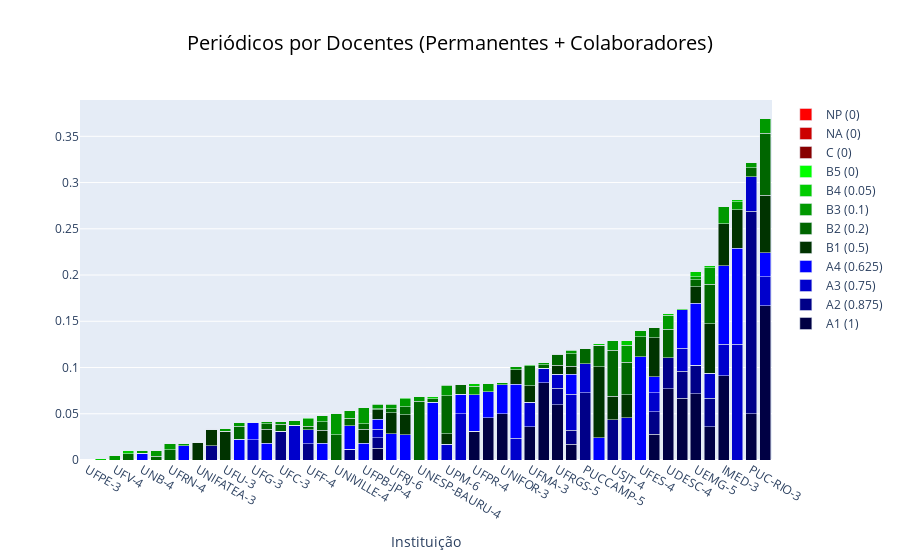

The code cell stored with this chart in its notebook:
### Code cell
sorted_q = sort_data(periodicos_docente, list_programas)

data = list()
for i in range(0, len(TIPO_QUALIS)):
    data.append(go.Bar(x=[p_quali['code'] for p_quali in sorted_q],
                       y=[p_quali[TIPO_QUALIS[i]] for p_quali in sorted_q],
                       marker_color=COLOR_QUALIS[TIPO_QUALIS[i]],
                       name=f'{TIPO_QUALIS[i]} ({PESO_QUALIS[TIPO_QUALIS[i]]})'))

title = {
    'text': 'Periódicos por Docentes (Permanentes + Colaboradores)',
    'x': 0.5,
    'xanchor': 'center',
    'font': {
        'color': '#000000',
        'size': 20
    }
}
layout = go.Layout(title=title, 
                   xaxis={'title': 'Instituição'},
                   barmode='stack')

fig = go.Figure(data=data, layout=layout)
py.iplot(fig)

### Figure 1 — Plotly figure (JSON) as saved in the notebook; plotly's stock layout.template omitted (floating-point values rounded to 4 significant figures)
{"data": [{"marker": {"color": "#000044"}, "name": "A1 (1)", "type": "bar", "x": ["UFPE-3", "UFPE-4", "UFV-4", "UNB-3", "UNB-4", "UFRGS-4", "UFRN-4", "UERJ-4", "UNIFATEA-3", "UFAL-3", "UFU-3", "UFPA-4", "UFG-3", "UEL-4", "UFC-3", " FIAMFAAM-3", "UFF-4", "UFBA-4", "UNIVILLE-4", "USP/SC-4", "UFPB-JP-4", "USP-4", "UFRJ-6", "UFPEL-4", "UNESP-BAURU-4", "UFMG-6", "UPM-6", "UFRJ-4", "UFPR-4", "UFJF-4", "UNIFOR-3", "UFCG-3", "UFMA-3", "UNICAMP-5", "UFRGS-5", "UFRJ-5", "PUCCAMP-5", "UNISINOS-5", "USJT-4", "UFSC-5", "UFES-4", "PUC-RIO-5", "UDESC-4", "UNESP-BAURU-6", "UEMG-5", "UNIRITTER-4", "IMED-3", "UAM-5", "PUC-RIO-3", "UNISINOS-4"], "y": [0, 0, 0, 0, 0, 0, 0, 0, 0, 0, 0, 0, 0, 0, 0, 0, 0, 0, 0, 0, 0, 0.01271, 0, 0, 0, 0, 0, 0, 0.03125, 0.04545, 0.05, 0, 0.03571, 0.08333, 0.06, 0.01724, 0, 0, 0, 0, 0, 0.02778, 0.07692, 0.06667, 0.07143, 0.03571, 0.09091, 0, 0.05, 0.1667]}, {"marker": {"color": "#000088"}, "name": "A2 (0.875)", "type": "bar", "x": ["UFPE-3", "UFPE-4", "UFV-4", "UNB-3", "UNB-4", "UFRGS-4", "UFRN-4", "UERJ-4", "UNIFATEA-3", "UFAL-3", "UFU-3", "UFPA-4", "UFG-3", "UEL-4", "UFC-3", " FIAMFAAM-3", "UFF-4", "UFBA-4", "UNIVILLE-4", "USP/SC-4", "UFPB-JP-4", "USP-4", "UFRJ-6", "UFPEL-4", "UNESP-BAURU-4", "UFMG-6", "UPM-6", "UFRJ-4", "UFPR-4", "UFJF-4", "UNIFOR-3", "UFCG-3", "UFMA-3", "UNICAMP-5", "UFRGS-5", "UFRJ-5", "PUCCAMP-5", "UNISINOS-5", "USJT-4", "UFSC-5", "UFES-4", "PUC-RIO-5", "UDESC-4", "UNESP-BAURU-6", "UEMG-5", "UNIRITTER-4", "IMED-3", "UAM-5", "PUC-RIO-3", "UNISINOS-4"], "y": [0, 0, 0, 0, 0, 0, 0, 0, 0, 0.01562, 0, 0, 0, 0, 0.03125, 0, 0.0175, 0, 0, 0.01182, 0, 0.01112, 0, 0, 0, 0, 0, 0, 0, 0, 0, 0, 0, 0, 0.0175, 0.01509, 0.07292, 0, 0.04375, 0, 0, 0.02431, 0.03365, 0.02917, 0.03125, 0.03125, 0, 0, 0.2188, 0]}, {"marker": {"color": "#0000CC"}, "name": "A3 (0.75)", "type": "bar", "x": ["UFPE-3", "UFPE-4", "UFV-4", "UNB-3", "UNB-4", "UFRGS-4", "UFRN-4", "UERJ-4", "UNIFATEA-3", "UFAL-3", "UFU-3", "UFPA-4", "UFG-3", "UEL-4", "UFC-3", " FIAMFAAM-3", "UFF-4", "UFBA-4", "UNIVILLE-4", "USP/SC-4", "UFPB-JP-4", "USP-4", "UFRJ-6", "UFPEL-4", "UNESP-BAURU-4", "UFMG-6", "UPM-6", "UFRJ-4", "UFPR-4", "UFJF-4", "UNIFOR-3", "UFCG-3", "UFMA-3", "UNICAMP-5", "UFRGS-5", "UFRJ-5", "PUCCAMP-5", "UNISINOS-5", "USJT-4", "UFSC-5", "UFES-4", "PUC-RIO-5", "UDESC-4", "UNESP-BAURU-6", "UEMG-5", "UNIRITTER-4", "IMED-3", "UAM-5", "PUC-RIO-3", "UNISINOS-4"], "y": [0, 0, 0, 0, 0, 0, 0, 0, 0, 0, 0, 0, 0.02206, 0, 0, 0.0375, 0.015, 0, 0, 0, 0, 0.009534, 0, 0, 0, 0, 0.01705, 0.05, 0, 0, 0, 0.02344, 0.02679, 0.01562, 0.015, 0.03879, 0.03125, 0, 0, 0.04551, 0, 0.02083, 0, 0.025, 0, 0.02679, 0.03409, 0.125, 0.0375, 0.03125]}, {"marker": {"color": "#0000FF"}, "name": "A4 (0.625)", "type": "bar", "x": ["UFPE-3", "UFPE-4", "UFV-4", "UNB-3", "UNB-4", "UFRGS-4", "UFRN-4", "UERJ-4", "UNIFATEA-3", "UFAL-3", "UFU-3", "UFPA-4", "UFG-3", "UEL-4", "UFC-3", " FIAMFAAM-3", "UFF-4", "UFBA-4", "UNIVILLE-4", "USP/SC-4", "UFPB-JP-4", "USP-4", "UFRJ-6", "UFPEL-4", "UNESP-BAURU-4", "UFMG-6", "UPM-6", "UFRJ-4", "UFPR-4", "UFJF-4", "UNIFOR-3", "UFCG-3", "UFMA-3", "UNICAMP-5", "UFRGS-5", "UFRJ-5", "PUCCAMP-5", "UNISINOS-5", "USJT-4", "UFSC-5", "UFES-4", "PUC-RIO-5", "UDESC-4", "UNESP-BAURU-6", "UEMG-5", "UNIRITTER-4", "IMED-3", "UAM-5", "PUC-RIO-3", "UNISINOS-4"], "y": [0, 0, 0, 0, 0.00744, 0, 0, 0.01562, 0, 0, 0, 0.02232, 0.01838, 0.01838, 0, 0, 0, 0.01786, 0, 0.02534, 0.01838, 0.01059, 0.02841, 0.02717, 0, 0.0625, 0, 0.02083, 0.03906, 0.02841, 0.03125, 0.05859, 0, 0, 0, 0.02155, 0, 0.02404, 0, 0, 0.1116, 0.01736, 0, 0.04167, 0.06696, 0, 0.08523, 0.1042, 0, 0.02604]}, {"marker": {"color": "#003300"}, "name": "B1 (0.5)", "type": "bar", "x": ["UFPE-3", "UFPE-4", "UFV-4", "UNB-3", "UNB-4", "UFRGS-4", "UFRN-4", "UERJ-4", "UNIFATEA-3", "UFAL-3", "UFU-3", "UFPA-4", "UFG-3", "UEL-4", "UFC-3", " FIAMFAAM-3", "UFF-4", "UFBA-4", "UNIVILLE-4", "USP/SC-4", "UFPB-JP-4", "USP-4", "UFRJ-6", "UFPEL-4", "UNESP-BAURU-4", "UFMG-6", "UPM-6", "UFRJ-4", "UFPR-4", "UFJF-4", "UNIFOR-3", "UFCG-3", "UFMA-3", "UNICAMP-5", "UFRGS-5", "UFRJ-5", "PUCCAMP-5", "UNISINOS-5", "USJT-4", "UFSC-5", "UFES-4", "PUC-RIO-5", "UDESC-4", "UNESP-BAURU-6", "UEMG-5", "UNIRITTER-4", "IMED-3", "UAM-5", "PUC-RIO-3", "UNISINOS-4"], "y": [0, 0, 0, 0, 0, 0, 0, 0, 0.01923, 0.01786, 0.03125, 0, 0, 0.01471, 0, 0, 0, 0.01429, 0, 0, 0.01471, 0.01059, 0.02273, 0.02174, 0, 0, 0.01136, 0, 0, 0, 0, 0.01562, 0.01786, 0, 0.01, 0.008621, 0, 0.07692, 0.025, 0.02479, 0, 0.04167, 0, 0, 0.01786, 0.05357, 0.04545, 0.04167, 0, 0.0625]}, {"marker": {"color": "#006600"}, "name": "B2 (0.2)", "type": "bar", "x": ["UFPE-3", "UFPE-4", "UFV-4", "UNB-3", "UNB-4", "UFRGS-4", "UFRN-4", "UERJ-4", "UNIFATEA-3", "UFAL-3", "UFU-3", "UFPA-4", "UFG-3", "UEL-4", "UFC-3", " FIAMFAAM-3", "UFF-4", "UFBA-4", "UNIVILLE-4", "USP/SC-4", "UFPB-JP-4", "USP-4", "UFRJ-6", "UFPEL-4", "UNESP-BAURU-4", "UFMG-6", "UPM-6", "UFRJ-4", "UFPR-4", "UFJF-4", "UNIFOR-3", "UFCG-3", "UFMA-3", "UNICAMP-5", "UFRGS-5", "UFRJ-5", "PUCCAMP-5", "UNISINOS-5", "USJT-4", "UFSC-5", "UFES-4", "PUC-RIO-5", "UDESC-4", "UNESP-BAURU-6", "UEMG-5", "UNIRITTER-4", "IMED-3", "UAM-5", "PUC-RIO-3", "UNISINOS-4"], "y": [0, 0, 0, 0.006667, 0, 0.004167, 0.01101, 0, 0, 0, 0, 0.01429, 0, 0.005882, 0.007143, 0, 0.004, 0.009418, 0.02727, 0.008108, 0.005882, 0.0008475, 0.004545, 0.008696, 0.06364, 0.004, 0.04091, 0.01111, 0, 0, 0, 0, 0.02143, 0.004167, 0.012, 0.01379, 0.01667, 0.02308, 0.05, 0.03521, 0.02143, 0.01111, 0.03077, 0, 0.007143, 0.04286, 0, 0, 0.01, 0.06667]}, {"marker": {"color": "#009900"}, "name": "B3 (0.1)", "type": "bar", "x": ["UFPE-3", "UFPE-4", "UFV-4", "UNB-3", "UNB-4", "UFRGS-4", "UFRN-4", "UERJ-4", "UNIFATEA-3", "UFAL-3", "UFU-3", "UFPA-4", "UFG-3", "UEL-4", "UFC-3", " FIAMFAAM-3", "UFF-4", "UFBA-4", "UNIVILLE-4", "USP/SC-4", "UFPB-JP-4", "USP-4", "UFRJ-6", "UFPEL-4", "UNESP-BAURU-4", "UFMG-6", "UPM-6", "UFRJ-4", "UFPR-4", "UFJF-4", "UNIFOR-3", "UFCG-3", "UFMA-3", "UNICAMP-5", "UFRGS-5", "UFRJ-5", "PUCCAMP-5", "UNISINOS-5", "USJT-4", "UFSC-5", "UFES-4", "PUC-RIO-5", "UDESC-4", "UNESP-BAURU-6", "UEMG-5", "UNIRITTER-4", "IMED-3", "UAM-5", "PUC-RIO-3", "UNISINOS-4"], "y": [0, 0, 0.004545, 0, 0.002381, 0.00625, 0.006926, 0.0025, 0, 0, 0.003125, 0.003571, 0, 0.002941, 0.003571, 0.005, 0.008, 0.006138, 0.02273, 0.008108, 0.01765, 0.005085, 0.004545, 0.008696, 0.004545, 0, 0.01136, 0, 0.009375, 0.009091, 0.0025, 0.003125, 0, 0.002083, 0, 0.003448, 0, 0, 0.01, 0.01872, 0.007143, 0, 0.01538, 0, 0.003571, 0.01786, 0.01818, 0.008333, 0.005, 0.01667]}, {"marker": {"color": "#00CC00"}, "name": "B4 (0.05)", "type": "bar", "x": ["UFPE-3", "UFPE-4", "UFV-4", "UNB-3", "UNB-4", "UFRGS-4", "UFRN-4", "UERJ-4", "UNIFATEA-3", "UFAL-3", "UFU-3", "UFPA-4", "UFG-3", "UEL-4", "UFC-3", " FIAMFAAM-3", "UFF-4", "UFBA-4", "UNIVILLE-4", "USP/SC-4", "UFPB-JP-4", "USP-4", "UFRJ-6", "UFPEL-4", "UNESP-BAURU-4", "UFMG-6", "UPM-6", "UFRJ-4", "UFPR-4", "UFJF-4", "UNIFOR-3", "UFCG-3", "UFMA-3", "UNICAMP-5", "UFRGS-5", "UFRJ-5", "PUCCAMP-5", "UNISINOS-5", "USJT-4", "UFSC-5", "UFES-4", "PUC-RIO-5", "UDESC-4", "UNESP-BAURU-6", "UEMG-5", "UNIRITTER-4", "IMED-3", "UAM-5", "PUC-RIO-3", "UNISINOS-4"], "y": [0, 0.001136, 0, 0.003333, 0.0005952, 0, 0, 0, 0, 0.0008929, 0, 0, 0, 0, 0, 0, 0.001, 0, 0, 0, 0, 0.0004237, 0.001136, 0.001087, 0, 0.002, 0.001136, 0, 0.003125, 0, 0, 0, 0.001786, 0, 0.001, 0.0008621, 0, 0.001923, 0, 0.004957, 0, 0, 0.001923, 0.001667, 0.005357, 0.001786, 0, 0.002083, 0, 0]}, {"marker": {"color": "#00FF00"}, "name": "B5 (0)", "type": "bar", "x": ["UFPE-3", "UFPE-4", "UFV-4", "UNB-3", "UNB-4", "UFRGS-4", "UFRN-4", "UERJ-4", "UNIFATEA-3", "UFAL-3", "UFU-3", "UFPA-4", "UFG-3", "UEL-4", "UFC-3", " FIAMFAAM-3", "UFF-4", "UFBA-4", "UNIVILLE-4", "USP/SC-4", "UFPB-JP-4", "USP-4", "UFRJ-6", "UFPEL-4", "UNESP-BAURU-4", "UFMG-6", "UPM-6", "UFRJ-4", "UFPR-4", "UFJF-4", "UNIFOR-3", "UFCG-3", "UFMA-3", "UNICAMP-5", "UFRGS-5", "UFRJ-5", "PUCCAMP-5", "UNISINOS-5", "USJT-4", "UFSC-5", "UFES-4", "PUC-RIO-5", "UDESC-4", "UNESP-BAURU-6", "UEMG-5", "UNIRITTER-4", "IMED-3", "UAM-5", "PUC-RIO-3", "UNISINOS-4"], "y": [0, 0, 0, 0, 0, 0, 0, 0, 0, 0, 0, 0, 0, 0, 0, 0, 0, 0, 0, 0, 0, 0, 0, 0, 0, 0, 0, 0, 0, 0, 0, 0, 0, 0, 0, 0, 0, 0, 0, 0, 0, 0, 0, 0, 0, 0, 0, 0, 0, 0]}, {"marker": {"color": "#880000"}, "name": "C (0)", "type": "bar", "x": ["UFPE-3", "UFPE-4", "UFV-4", "UNB-3", "UNB-4", "UFRGS-4", "UFRN-4", "UERJ-4", "UNIFATEA-3", "UFAL-3", "UFU-3", "UFPA-4", "UFG-3", "UEL-4", "UFC-3", " FIAMFAAM-3", "UFF-4", "UFBA-4", "UNIVILLE-4", "USP/SC-4", "UFPB-JP-4", "USP-4", "UFRJ-6", "UFPEL-4", "UNESP-BAURU-4", "UFMG-6", "UPM-6", "UFRJ-4", "UFPR-4", "UFJF-4", "UNIFOR-3", "UFCG-3", "UFMA-3", "UNICAMP-5", "UFRGS-5", "UFRJ-5", "PUCCAMP-5", "UNISINOS-5", "USJT-4", "UFSC-5", "UFES-4", "PUC-RIO-5", "UDESC-4", "UNESP-BAURU-6", "UEMG-5", "UNIRITTER-4", "IMED-3", "UAM-5", "PUC-RIO-3", "UNISINOS-4"], "y": [0, 0, 0, 0, 0, 0, 0, 0, 0, 0, 0, 0, 0, 0, 0, 0, 0, 0, 0, 0, 0, 0, 0, 0, 0, 0, 0, 0, 0, 0, 0, 0, 0, 0, 0, 0, 0, 0, 0, 0, 0, 0, 0, 0, 0, 0, 0, 0, 0, 0]}, {"marker": {"color": "#CC0000"}, "name": "NA (0)", "type": "bar", "x": ["UFPE-3", "UFPE-4", "UFV-4", "UNB-3", "UNB-4", "UFRGS-4", "UFRN-4", "UERJ-4", "UNIFATEA-3", "UFAL-3", "UFU-3", "UFPA-4", "UFG-3", "UEL-4", "UFC-3", " FIAMFAAM-3", "UFF-4", "UFBA-4", "UNIVILLE-4", "USP/SC-4", "UFPB-JP-4", "USP-4", "UFRJ-6", "UFPEL-4", "UNESP-BAURU-4", "UFMG-6", "UPM-6", "UFRJ-4", "UFPR-4", "UFJF-4", "UNIFOR-3", "UFCG-3", "UFMA-3", "UNICAMP-5", "UFRGS-5", "UFRJ-5", "PUCCAMP-5", "UNISINOS-5", "USJT-4", "UFSC-5", "UFES-4", "PUC-RIO-5", "UDESC-4", "UNESP-BAURU-6", "UEMG-5", "UNIRITTER-4", "IMED-3", "UAM-5", "PUC-RIO-3", "UNISINOS-4"], "y": [0, 0, 0, 0, 0, 0, 0, 0, 0, 0, 0, 0, 0, 0, 0, 0, 0, 0, 0, 0, 0, 0, 0, 0, 0, 0, 0, 0, 0, 0, 0, 0, 0, 0, 0, 0, 0, 0, 0, 0, 0, 0, 0, 0, 0, 0, 0, 0, 0, 0]}, {"marker": {"color": "#FF0000"}, "name": "NP (0)", "type": "bar", "x": ["UFPE-3", "UFPE-4", "UFV-4", "UNB-3", "UNB-4", "UFRGS-4", "UFRN-4", "UERJ-4", "UNIFATEA-3", "UFAL-3", "UFU-3", "UFPA-4", "UFG-3", "UEL-4", "UFC-3", " FIAMFAAM-3", "UFF-4", "UFBA-4", "UNIVILLE-4", "USP/SC-4", "UFPB-JP-4", "USP-4", "UFRJ-6", "UFPEL-4", "UNESP-BAURU-4", "UFMG-6", "UPM-6", "UFRJ-4", "UFPR-4", "UFJF-4", "UNIFOR-3", "UFCG-3", "UFMA-3", "UNICAMP-5", "UFRGS-5", "UFRJ-5", "PUCCAMP-5", "UNISINOS-5", "USJT-4", "UFSC-5", "UFES-4", "PUC-RIO-5", "UDESC-4", "UNESP-BAURU-6", "UEMG-5", "UNIRITTER-4", "IMED-3", "UAM-5", "PUC-RIO-3", "UNISINOS-4"], "y": [0, 0, 0, 0, 0, 0, 0, 0, 0, 0, 0, 0, 0, 0, 0, 0, 0, 0, 0, 0, 0, 0, 0, 0, 0, 0, 0, 0, 0, 0, 0, 0, 0, 0, 0, 0, 0, 0, 0, 0, 0, 0, 0, 0, 0, 0, 0, 0, 0, 0]}], "layout": {"barmode": "stack", "title": {"font": {"color": "#000000", "size": 20}, "text": "Periódicos por Docentes (Permanentes + Colaboradores)", "x": 0.5, "xanchor": "center"}, "xaxis": {"title": {"text": "Instituição"}}}}
